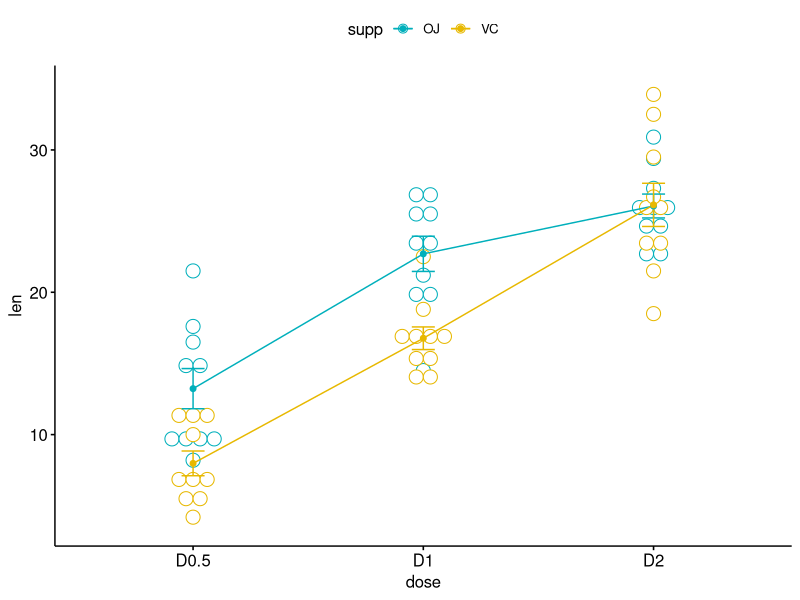
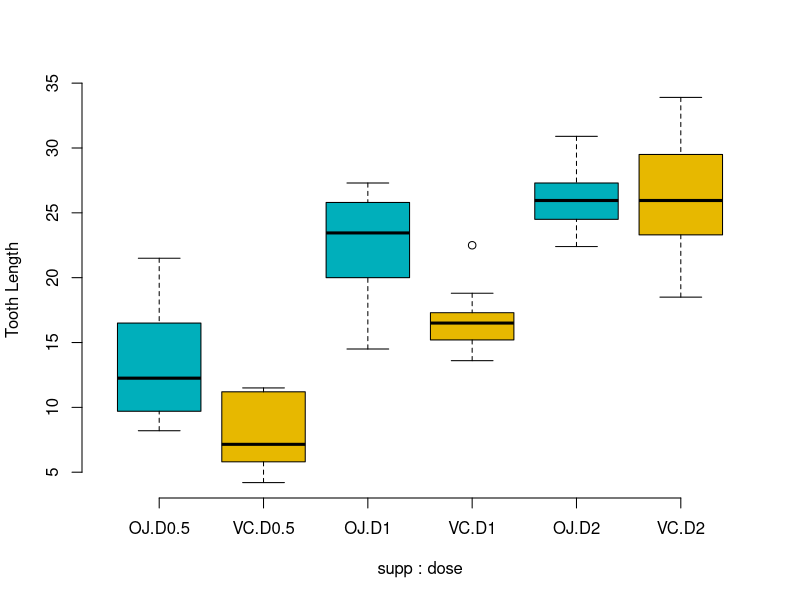
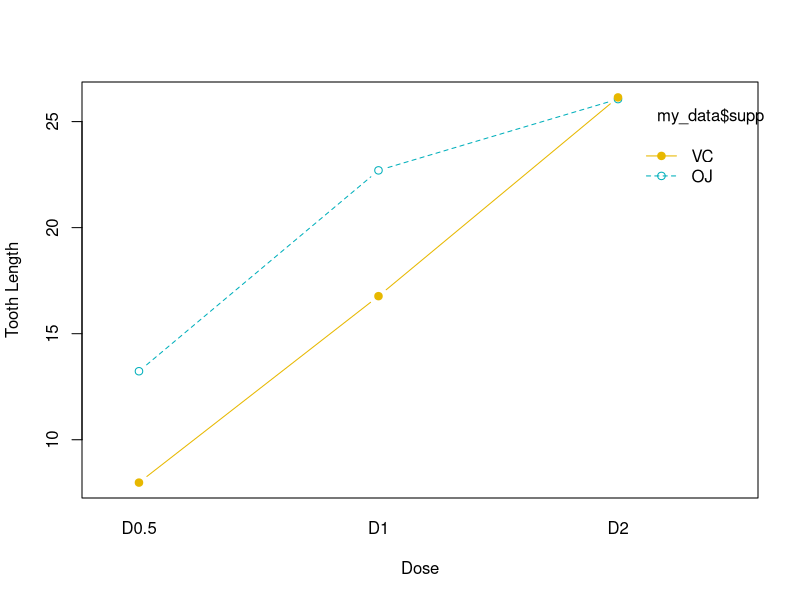

R code for these plots, in order:
## ---- chunk 1
# import libraries
# import data
# test!

## ---- chunk 2
# the built-in R data set named ToothGrowth:
# data from a study evaluating the effect of Vitamin C on tooth growth in Guinea pigs.
# The experiment has been performed on 60 pigs, where each animal received one of three dose levels of vitamin C (0.5, 1, and 2 mg/day) by one of two delivery methods, orange juice or ascorbic acid (a form of vitamin C and coded as VC). Tooth length was measured and a sample of the data is shown below
my_data = ToothGrowth
str(my_data)

# Convert dose as a factor and recode the levels
# as D0.5, D1, D2
my_data$dose <- factor(my_data$dose,
                       levels = c(0.5, 1, 2),
                       labels = c("D0.5", "D1", "D2"))
head(my_data)

# frequency table:
table(my_data$supp, my_data$dose)
## ---- chunk 3
# Line plots with multiple groups
# plot tooth length ("len") by groups ("dose")
# color box plot by a second group: "supp"
# add error bars: mean_se
library(ggpubr)
ggline(my_data, x = "dose", y = "len", color = "supp",
       add = c("mean_se", "dotplot"),
       palette = c("#00AFBB", "#E7B800"))

# OR
# using R base graphs:
boxplot(len ~ supp * dose, data = my_data, frame = FALSE,
        col = c("#00AFBB", "#E7B800"), ylab = "Tooth Length")

# Another example: Two-way interaction plot
interaction.plot(x.factor = my_data$dose, trace.factor = my_data$supp, 
                 # x.factor: the factor to be plotted on x axis
                 # trace.factor: the factor to be plotted as lines
                 # response: a numeric variable giving the response
                 response = my_data$len, fun = mean,
                 # type: the type of plot (p: point, l: line, b: both point and line)
                 type = "b", legend = TRUE,
                 xlab = "Dose", ylab = "Tooth Length",
                 pch = c(1, 19), col = c("#00AFBB", "#E7B800"))
